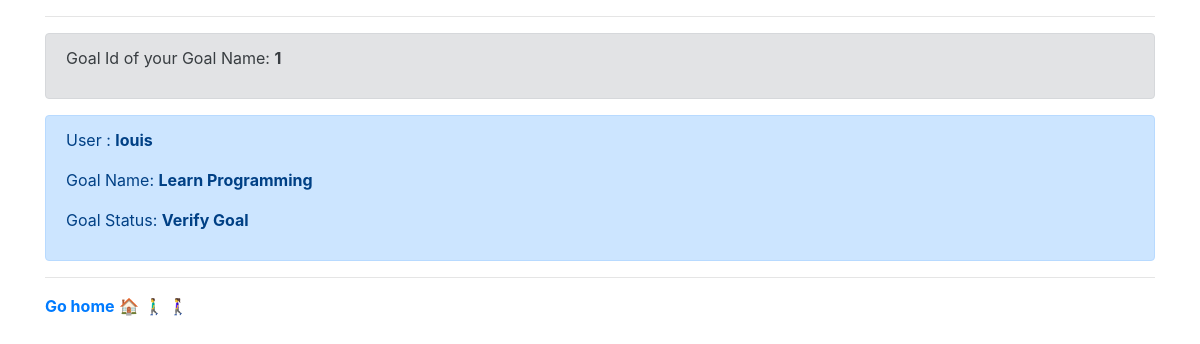
Screenshot of /aifedayoscrumy/goal/1/ with the database file from the repository.
### aifedayoscrumy/models.py (models this page shows, shortened)
class ScrumyGoals (models.Model):
    goal_name = models.CharField(max_length = 250)
    goal_id = models.IntegerField(default=1)
    created_by = models.CharField(max_length = 250)
    moved_by = models.CharField(max_length = 250)
    owner = models.CharField(max_length=250)
    user = models.ForeignKey(User, related_name = 'goal_created', on_delete= models.PROTECT)
    goal_status = models.ForeignKey(GoalStatus, on_delete= models.PROTECT, related_name = 'goal_status')
    class Meta:
        ordering = ('goal_status',)

class GoalStatus(models.Model):
    status_name = models.CharField(max_length = 25)

### aifedayoscrumy/views.py (the view)
# urls.py: path('goal/<int:goal_id>/', views.goal_detail, name = 'goal_detail'),
def goal_detail(request, goal_id):
    post = get_object_or_404(ScrumyGoals, goal_id = goal_id)
    return render(request, 'aifedayoscrumy/goal_detail.html', {'post' : post})

### aifedayoscrumy/templates/aifedayoscrumy/goal_detail.html
{%extends 'base.html' %}
{% block content %}
<div class = 'post'>
    {% if post.goal_id %}
    <hr>
</div>
{% endif %}
<div class ='alert alert-secondary' role='alert'>
<p> Goal Id of your Goal Name: <b>{{ post.goal_id }}</b> </p>
</div>
<div class ='alert alert-primary' role='alert'>
<p> User : <b>{{post.user }}</b></p>
<p> Goal Name: <b>{{ post.goal_name }}</b> </p>
<p> Goal Status: <b>{{ post.goal_status.status_name }}</b> </p>
</div>
<hr>
<a href = "/aifedayoscrumy/home/"><b>Go home</b> &#127968; 🚶‍♂️ 🚶‍♀️</a>
{% endblock %}

### rows the page displays
ScrumyGoals: goal_id "1", user "louis", goal_name "Learn Programming", goal_status.status_name "Verify Goal"
